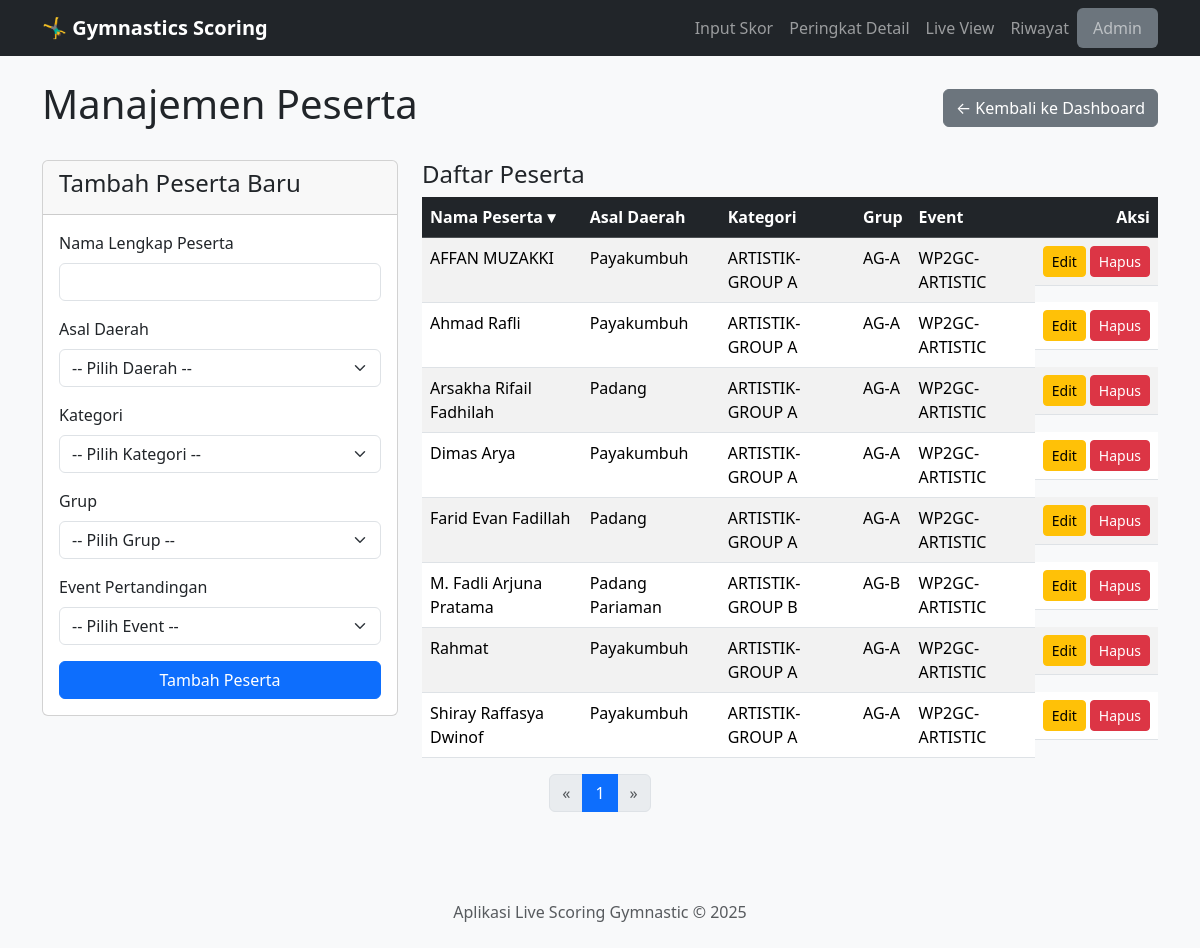
The page /admin/manage/peserta on the database as committed earlier.
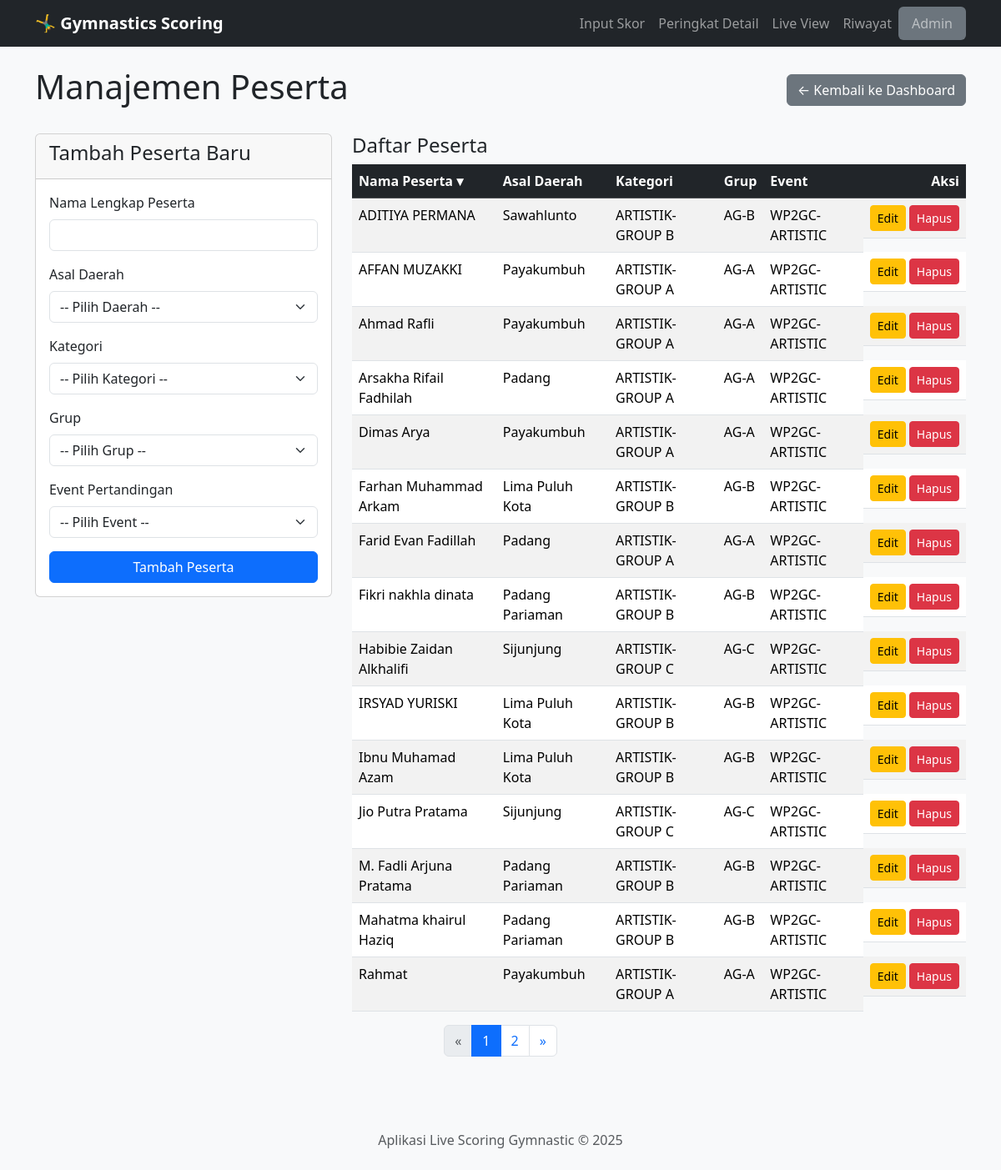
The same page on the database as committed later.
### app.py (models this page shows)
class Peserta(db.Model):
    id = db.Column(db.Integer, primary_key=True)
    nama = db.Column(db.String(150), nullable=False)
    event_id = db.Column(db.Integer, db.ForeignKey('event.id'), nullable=False)
    daerah_id = db.Column(db.Integer, db.ForeignKey('daerah.id'), nullable=False)
    kategori_id = db.Column(db.Integer, db.ForeignKey('kategori.id'), nullable=False)
    grup_id = db.Column(db.Integer, db.ForeignKey('grup.id'), nullable=False)
    event = db.relationship('Event', backref=db.backref('peserta', lazy=True, cascade="all, delete"))
    daerah = db.relationship('Daerah', backref=db.backref('peserta', lazy=True))
    kategori = db.relationship('Kategori', backref=db.backref('peserta', lazy=True))
    grup = db.relationship('Grup', backref=db.backref('peserta', lazy=True))
    __table_args__ = {'extend_existing': True}

class Daerah(db.Model):
    id = db.Column(db.Integer, primary_key=True)
    nama = db.Column(db.String(100), unique=True, nullable=False)

class Kategori(db.Model):
    id = db.Column(db.Integer, primary_key=True)
    nama = db.Column(db.String(100), unique=True, nullable=False)

class Grup(db.Model):
    id = db.Column(db.Integer, primary_key=True)
    nama = db.Column(db.String(100), unique=True, nullable=False)

class Event(db.Model):
    id = db.Column(db.Integer, primary_key=True)
    nama = db.Column(db.String(200), nullable=False)
    tanggal = db.Column(db.Date, nullable=False)
    is_active = db.Column(db.Boolean, default=False, nullable=False)

### app.py (the view, shortened to what this page needs)
@app.route('/admin/manage/peserta', methods=['GET', 'POST'])
def admin_manage_peserta():
    sort_by = request.args.get('sort_by', 'nama')
    page = request.args.get('page', 1, type=int) # Ambil nomor halaman dari URL
    query = Peserta.query
    if sort_by == 'daerah':
        query = query.join(Daerah).order_by(Daerah.nama)
    elif sort_by == 'kategori':
        query = query.join(Kategori).order_by(Kategori.nama)
    elif sort_by == 'grup':
        query = query.join(Grup).order_by(Grup.nama)
    elif sort_by == 'event':
        query = query.join(Event).order_by(Event.nama)
    else:
        query = query.order_by(Peserta.nama)
    pagination = query.paginate(page=page, per_page=15, error_out=False)
    peserta_list = pagination.items
    return render_template('admin_manage_peserta.html',
        peserta_list=peserta_list,
        pagination=pagination, # Kirim objek pagination ke template
        daerah_list=Daerah.query.order_by(Daerah.nama).all(),
        kategori_list=Kategori.query.order_by(Kategori.nama).all(),
        grup_list=Grup.query.order_by(Grup.nama).all(),
        event_list=Event.query.order_by(Event.nama).all(),
        current_sort=sort_by
    )

### templates/admin_manage_peserta.html (shortened to what this page needs)
{% extends 'layout.html' %}
{% block content %}
<div class="d-flex justify-content-between align-items-center mb-4">
    <h1>Manajemen Peserta</h1>
    <a href="{{ url_for('admin_dashboard') }}" class="btn btn-secondary">&larr; Kembali ke Dashboard</a>
</div>
<div class="row">
    <div class="col-md-4">
        <div class="card">
            <div class="card-header"><h4>Tambah Peserta Baru</h4></div>
            <div class="card-body">
                <form action="{{ url_for('admin_manage_peserta') }}" method="post">
                    <div class="mb-3">
                        <label for="nama" class="form-label">Nama Lengkap Peserta</label>
                        <input type="text" class="form-control" id="nama" name="nama" required>
                    </div>
                    <div class="mb-3">
                        <label for="daerah_id" class="form-label">Asal Daerah</label>
                        <select class="form-select" id="daerah_id" name="daerah_id" required>
                            <option value="">-- Pilih Daerah --</option>
                        </select>
                    </div>
                    <div class="mb-3">
                        <label for="kategori_id" class="form-label">Kategori</label>
                        <select class="form-select" id="kategori_id" name="kategori_id" required>
                            <option value="">-- Pilih Kategori --</option>
                        </select>
                    </div>
                    <div class="mb-3">
                        <label for="grup_id" class="form-label">Grup</label>
                        <select class="form-select" id="grup_id" name="grup_id" required>
                            <option value="">-- Pilih Grup --</option>
                        </select>
                    </div>
                    <div class="mb-3">
                        <label for="event_id" class="form-label">Event Pertandingan</label>
                        <select class="form-select" id="event_id" name="event_id" required>
                            <option value="">-- Pilih Event --</option>
                        </select>
                    </div>
                    <button type="submit" class="btn btn-primary w-100">Tambah Peserta</button>
                </form>
            </div>
        </div>
    </div>
    <div class="col-md-8">
        <h4>Daftar Peserta</h4>
        <table class="table table-striped table-hover">
            <thead class="table-dark">
                <tr>
                    <th>
                        <a href="{{ url_for('admin_manage_peserta', sort_by='nama') }}" class="text-white text-decoration-none">
                            Nama Peserta {% if current_sort == 'nama' %}▾{% endif %}
                        </a>
                    </th>
                    <th>
                        <a href="{{ url_for('admin_manage_peserta', sort_by='daerah') }}" class="text-white text-decoration-none">
                            Asal Daerah {% if current_sort == 'daerah' %}▾{% endif %}
                        </a>
                    </th>
                    <th>
                        <a href="{{ url_for('admin_manage_peserta', sort_by='kategori') }}" class="text-white text-decoration-none">
                            Kategori {% if current_sort == 'kategori' %}▾{% endif %}
                        </a>
                    </th>
                    <th>
                        <a href="{{ url_for('admin_manage_peserta', sort_by='grup') }}" class="text-white text-decoration-none">
                            Grup {% if current_sort == 'grup' %}▾{% endif %}
                        </a>
                    </th>
                    <th>
                        <a href="{{ url_for('admin_manage_peserta', sort_by='event') }}" class="text-white text-decoration-none">
                            Event {% if current_sort == 'event' %}▾{% endif %}
                        </a>
                    </th>
                    <th class="text-end">Aksi</th>
                </tr>
            </thead>
            <tbody>
                {% for peserta in peserta_list %}
                <tr>
                    <td>{{ peserta.nama }}</td>
                    <td>{{ peserta.daerah.nama }}</td>
                    <td>{{ peserta.kategori.nama }}</td>
                    <td>{{ peserta.grup.nama }}</td>
                    <td>{{ peserta.event.nama }}</td>
                    <td class="text-end d-flex gap-1 justify-content-end">
                        <a href="{{ url_for('admin_edit_peserta', peserta_id=peserta.id) }}" class="btn btn-sm btn-warning">Edit</a>
                        <form action="{{ url_for('admin_delete_peserta', peserta_id=peserta.id) }}" method="post" onsubmit="return confirm('Yakin ingin menghapus peserta ini?');">
                            <button type="submit" class="btn btn-sm btn-danger">Hapus</button>
                        </form>
                    </td>
                </tr>
                {% else %}
                <tr><td colspan="5" class="text-center">Belum ada data peserta.</td></tr>
                {% endfor %}
            </tbody>
        </table>
    </div>
        <nav aria-label="Page navigation">
            <ul class="pagination justify-content-center">
                <li class="page-item {% if not pagination.has_prev %}disabled{% endif %}">
                    <a class="page-link" href="{{ url_for('admin_manage_peserta', page=pagination.prev_num, sort_by=current_sort) }}">
                        &laquo;
                    </a>
                </li>
                {% for p in pagination.iter_pages(left_edge=2, right_edge=2, left_current=2, right_current=2) %}
                    {% if p %}
                        <li class="page-item {% if p == pagination.page %}active{% endif %}">
                            <a class="page-link" href="{{ url_for('admin_manage_peserta', page=p, sort_by=current_sort) }}">{{ p }}</a>
                        </li>
                    {% else %}
                        <li class="page-item disabled"><span class="page-link">...</span></li>
                    {% endif %}
                {% endfor %}
                <li class="page-item {% if not pagination.has_next %}disabled{% endif %}">
                    <a class="page-link" href="{{ url_for('admin_manage_peserta', page=pagination.next_num, sort_by=current_sort) }}">
                        &raquo;
                    </a>
                </li>
            </ul>
        </nav>
</div>
{% endblock %}

### templates/layout.html (shortened to what this page needs)
<!doctype html>
<html lang="id">
<head>
    <link href="https://cdn.jsdelivr.net/npm/bootstrap@5.3.3/dist/css/bootstrap.min.css" rel="stylesheet">
    <link rel="stylesheet" href="{{ url_for('static', filename='css/style.css') }}">
</head>
<body>
    <nav class="navbar navbar-expand-lg navbar-dark bg-dark">
        <div class="container">
            <a class="navbar-brand" href="{{ url_for('input_skor') }}">🤸‍♂️ Gymnastics Scoring</a>
            <div class="collapse navbar-collapse" id="navbarNav">
                <ul class="navbar-nav ms-auto">
                    <li class="nav-item"><a class="nav-link" href="{{ url_for('input_skor') }}">Input Skor</a></li>
                    <li class="nav-item"><a class="nav-link" href="{{ url_for('peringkat') }}">Peringkat Detail</a></li>
                    <li class="nav-item"><a class="nav-link" href="{{ url_for('live_view') }}" target="_blank">Live View</a></li>
                    <li class="nav-item"><a class="nav-link" href="{{ url_for('riwayat') }}">Riwayat</a></li>
                    <li class="nav-item"><a class="nav-link bg-secondary rounded px-3" href="{{ url_for('admin_dashboard') }}">Admin</a></li>
                </ul>
            </div>
        </div>
    </nav>
    <main class="container mt-4">
        {% block content %}{% endblock %}
    </main>
    <footer class="text-center text-muted py-4 mt-5 bg-light">
        Aplikasi Live Scoring Gymnastic &copy; 2025
    </footer>
</body>
</html>

### static/css/style.css (style rules this page uses)
body { background-color: #f8f9fa; }
.navbar-brand { font-weight: bold; }
.card-header { font-weight: 500; }

Rows that differ between the two databases and show on the page:
no longer on this page (row unchanged): Peserta: nama "Shiray Raffasya Dwinof", daerah.nama "Payakumbuh", kategori.nama "ARTISTIK-GROUP A", grup.nama "AG-A", event.nama "WP2GC-ARTISTIC"
added Peserta: nama "ADITIYA PERMANA", daerah.nama "Sawahlunto", kategori.nama "ARTISTIK-GROUP B", grup.nama "AG-B", event.nama "WP2GC-ARTISTIC"
added Peserta: nama "Farhan Muhammad Arkam", daerah.nama "Lima Puluh Kota", kategori.nama "ARTISTIK-GROUP B", grup.nama "AG-B", event.nama "WP2GC-ARTISTIC"
added Peserta: nama "Fikri nakhla dinata", daerah.nama "Padang Pariaman", kategori.nama "ARTISTIK-GROUP B", grup.nama "AG-B", event.nama "WP2GC-ARTISTIC"
added Peserta: nama "Habibie Zaidan Alkhalifi", daerah.nama "Sijunjung", kategori.nama "ARTISTIK-GROUP C", grup.nama "AG-C", event.nama "WP2GC-ARTISTIC"
added Peserta: nama "IRSYAD YURISKI", daerah.nama "Lima Puluh Kota", kategori.nama "ARTISTIK-GROUP B", grup.nama "AG-B", event.nama "WP2GC-ARTISTIC"
added Peserta: nama "Ibnu Muhamad Azam", daerah.nama "Lima Puluh Kota", kategori.nama "ARTISTIK-GROUP B", grup.nama "AG-B", event.nama "WP2GC-ARTISTIC"
added Peserta: nama "Jio Putra Pratama", daerah.nama "Sijunjung", kategori.nama "ARTISTIK-GROUP C", grup.nama "AG-C", event.nama "WP2GC-ARTISTIC"
added Peserta: nama "Mahatma khairul Haziq", daerah.nama "Padang Pariaman", kategori.nama "ARTISTIK-GROUP B", grup.nama "AG-B", event.nama "WP2GC-ARTISTIC"
Other text that changed with them:
new list line: "2"
